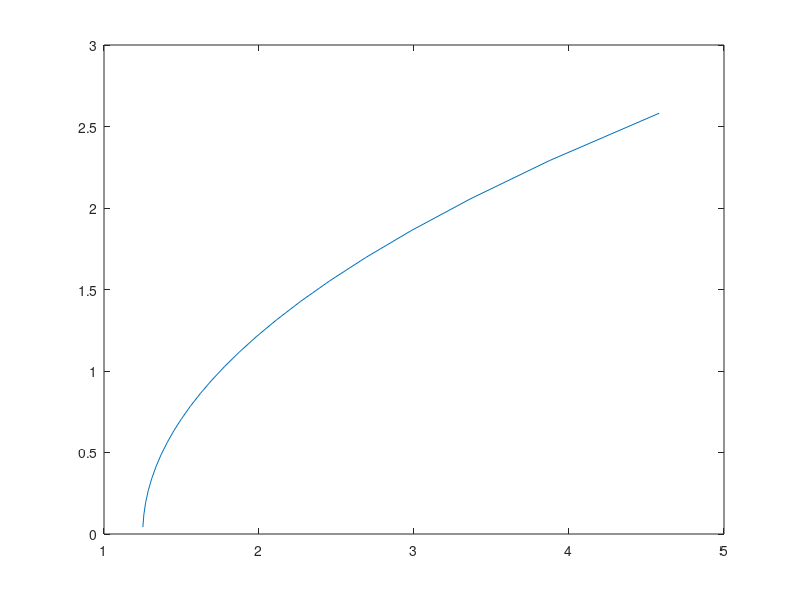

MATLAB code for this plot:

clear
close all

theta = pi/4:0.1:pi
r1 = (cos(theta) + sqrt(cos(theta).^2 + 3*sin(theta).^2/2))./sin(theta).^2
%r2 = (cos(theta) - sqrt(cos(theta).^2 + 3*sin(theta).^2/2))./sin(theta).^2
 
x = r1.*cos(theta)+2;
y = r1.*sin(theta);
plot(x,y)


% syms r theta
% x0 = r*cos(theta)+2
% x1 = r*sin(theta)
% h = x0-1.25-0.5*x1^2
% solve(h,r)

x0 = 10;
x1 = 1.0;
M = 10;
gamma = 1.4;
rhou = 1.4;

uu = 10;
vu = 0;
cu = uu/M;
RTu = cu^2/gamma;
pu = rhou*RTu;


for x1=0.1:4
    r = sqrt((x0-2)^2+x1^2);
    R = 0.5;
    r_exit = sqrt(17.5+64);
    ct_exit = 8/r_exit;

    if ((x0-2)/r < ct_exit) 
        ct = (x0-2)/r ;
    else
        ct = ct_exit;
    end
    st = sqrt(1-ct^2);
    r_wall = sqrt(64+x1^2);
    if (ct > ct_exit) 
        rshock = r_exit;
    else
        if (abs(x1) > 0)
            rshock = (ct + sqrt(ct^2 + 3*st^2/2))/st^2;
        else
            rshock = 0.75;
        end
    end
    norm_mag = 1/((1+(rshock*st)^2)^(1/2));
    norm_x = norm_mag;
    norm_y = -norm_mag*rshock*st;
    vs = 0;
    uu_norm = uu*norm_x+vu*norm_y;
    Md = (uu_norm-vs)/cu;
    pd = pu*(1.0+((2.0*gamma)/(gamma+1.0))*(Md^2-1.0));
    rhod = rhou*(((gamma+1.0)*Md^2)/((gamma-1.0)*Md^2+2.0));
    ud_norm = vs+(rhou/rhod)*(uu_norm-vs);
    RTd = pd/rhod;
    tan_x = -norm_y;
    tan_y = norm_x;
    uu_tan = uu*tan_x+vu*tan_y;
    ud_tan = uu_tan;
    ud = norm_x*ud_norm-norm_y*ud_tan;
    vd = norm_y*ud_norm+norm_x*ud_tan;
    %Velocity varies linearly to zero at cylinder wall = 
    if (ct < ct_exit)
        rfinal = rshock;
    else
        rfinal = r_wall;
    end
    rfinal
    r
    
    ud_use = ud*(r-R)/(rfinal-R)
    vd_use = vd*(r-R)/(rfinal-R);
end


